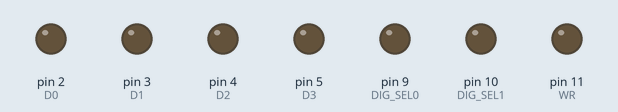
Simulated run of this sketch. Board: Arduino Uno, built with avr-gcc and run on an emulated ATmega328P. Shown: output pins drawn as LEDs (lit = HIGH). Pins used as bus, display or sensor lines are not drawn.

Above: at 0.05 s.
At 3.15 s:
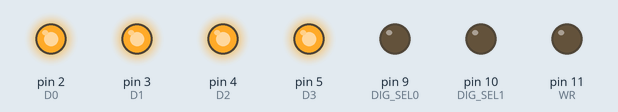
At 6.25 s:
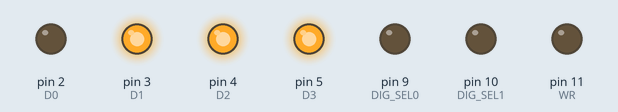
At 12.45 s:
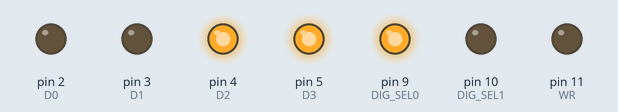
At 18.66 s:
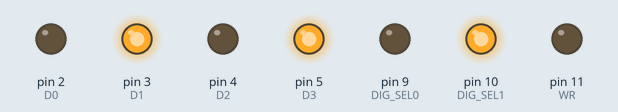
At 24.86 s:
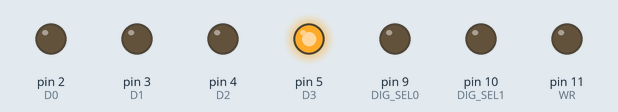
Timing chart, 0 to 25.2 s (numbered marks = the images above):
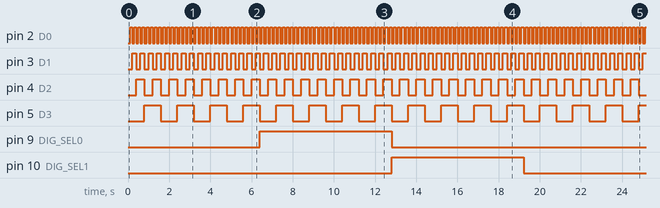

The sketch:

teste_display_HPDL-1414.ino
```cpp
/*
  Código de teste para o display HPDL-1414
*/

#define D0        2
#define D1        3
#define D2        4
#define D3        5
#define D4        6
#define D5        7
#define D6        8
#define DIG_SEL0  9
#define DIG_SEL1  10
#define WR        11

void setup() {
  pinMode(D0, OUTPUT);
  pinMode(D1, OUTPUT);
  pinMode(D2, OUTPUT);
  pinMode(D3, OUTPUT);
  pinMode(D4, OUTPUT);
  pinMode(D5, OUTPUT);
  pinMode(D6, OUTPUT);
  pinMode(DIG_SEL0, OUTPUT);
  pinMode(DIG_SEL1, OUTPUT);
  pinMode(WR, OUTPUT);

  digitalWrite(WR, HIGH);
  digitalWrite(D0, LOW);
  digitalWrite(D1, LOW);
  digitalWrite(D2, LOW);
  digitalWrite(D3, LOW);
  digitalWrite(D4, LOW);
  digitalWrite(D5, LOW);
  digitalWrite(D6, LOW);
  digitalWrite(DIG_SEL1, LOW);
  digitalWrite(DIG_SEL0, LOW);
}

void loop() {
  for (int j=0; j<3; j++){
    write_display(3, j+48);
    for (int i = 32; i < 96; i++){
      write_display(j, i);
      delay(100);
    }

  }

}

int write_display(char position, char digit){
  switch (position) {
    case 0:
      digitalWrite(DIG_SEL1, LOW);
      digitalWrite(DIG_SEL0, LOW);
      break;
    case 1:
      digitalWrite(DIG_SEL1, LOW);
      digitalWrite(DIG_SEL0, HIGH);
      break;
    case 2:
      digitalWrite(DIG_SEL1, HIGH);
      digitalWrite(DIG_SEL0, LOW);
      break;
    case 3:
      digitalWrite(DIG_SEL1, HIGH);
      digitalWrite(DIG_SEL0, HIGH);
      break;
    default:
      return -1;
  }
  delayMicroseconds(1);

  if((digit >= 32) || (digit <= 95)){
      digitalWrite(WR, LOW);
      delayMicroseconds(1);

      digitalWrite(D0, ((digit >> 0) & 1) );
      digitalWrite(D1, ((digit >> 1) & 1) );
      digitalWrite(D2, ((digit >> 2) & 1) );
      digitalWrite(D3, ((digit >> 3) & 1) );
      digitalWrite(D4, ((digit >> 4) & 1) );
      digitalWrite(D5, ((digit >> 5) & 1) );
      digitalWrite(D6, ((digit >> 6) & 1) );

      delayMicroseconds(1);
      return 0;
  }
  else return -1;
}
```

Measured:
- by itself, pin 2 (D0): alternates HIGH for 0.10 s and LOW for 0.10 s
- by itself, pin 3 (D1): alternates HIGH for 0.20 s and LOW for 0.20 s
- by itself, pin 4 (D2): alternates HIGH for 0.40 s and LOW for 0.40 s
- by itself, pin 5 (D3): alternates HIGH for 0.80 s and LOW for 0.80 s
- by itself, pin 9 (DIG_SEL0), pin 10 (DIG_SEL1): alternates HIGH for 6.4 s and LOW for 12.8 s
